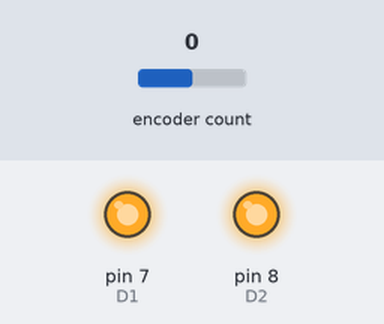
This sketch was run on a simulated Arduino Uno, built with avr-gcc and run on an emulated ATmega328P. On the bench: output pins drawn as LEDs (lit = HIGH). The test bench sets the inputs (shaded band); at power-on: encoder count 0. Pins used as bus, display or sensor lines are not drawn; what the sketch prints to the serial monitor is not drawn.

Above: at 0.1 s.
Timing chart, 0 to 1.6 s (numbered marks = the images above):
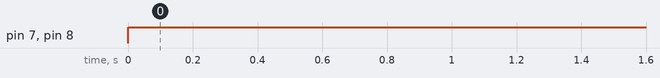

Measured:
- by itself, pin 7 (D1), pin 8 (D2): LOW → HIGH at 0.00 s

The sketch:

encod.ino
```cpp
#include <Encoder.h>

#define S1 9      // PWM1 for Motor 1
#define D1 7      // Direction for Motor 1
#define S2 10     // PWM2 for Motor 2
#define D2 8      // Direction for Motor 2

#define ENCODER_A 2  // AMT103 Encoder Channel A
#define ENCODER_B 3  // AMT103 Encoder Channel B
#define INDEX_PIN 4  // AMT103 Encoder Index Pin (Interrupt)

const int PULSES_PER_REV = 1024; // AMT103 default PPR
volatile long rotationCount = 0; // Full rotations detected by Index
unsigned long lastTime = 0;

// Encoder object using the library
Encoder motorEncoder(ENCODER_A, ENCODER_B);

// ISR for Index Pin - Counts full revolutions
void countRevolutions() {
    rotationCount++;
}

// Function to set motor speed & direction based on PWM input
void setMotorControl(int pwm1, int pwm2) {
    int speed1 = constrain(map(pwm1, 5, 92, 255, 0), 0, 255);
    int speed2 = constrain(map(pwm2, 5, 92, 255, 0), 0, 255);

    if (pwm1 < 5) speed1 = 255;
    if (pwm2 < 5) speed2 = 255;
    if (pwm1 > 92) speed1 = 0;
    if (pwm2 > 92) speed2 = 0;

    if (pwm2 >= 5 && pwm2 <= 40) {
        digitalWrite(D1, LOW);
        digitalWrite(D2, LOW);
    } else if (pwm2 >= 57 && pwm2 <= 92) {
        digitalWrite(D1, HIGH);
        digitalWrite(D2, HIGH);
    } else if (pwm1 >= 5 && pwm1 <= 40) {
        digitalWrite(D1, LOW);
        digitalWrite(D2, HIGH);
    } else if (pwm1 >= 57 && pwm1 <= 92) {
        digitalWrite(D1, HIGH);
        digitalWrite(D2, LOW);
    }

    analogWrite(S1, speed1);
    analogWrite(S2, speed2);
}

void setup() {
    pinMode(S1, OUTPUT);
    pinMode(D1, OUTPUT);
    pinMode(S2, OUTPUT);
    pinMode(D2, OUTPUT);

    pinMode(ENCODER_A, INPUT_PULLUP);
    pinMode(ENCODER_B, INPUT_PULLUP);
    pinMode(INDEX_PIN, INPUT_PULLUP);

    attachInterrupt(digitalPinToInterrupt(INDEX_PIN), countRevolutions, RISING);

    Serial.begin(9600);
}

void loop() {
    // Example test values (adjust as needed)
    int pwm1 = 30;
    int pwm2 = 70;
    setMotorControl(pwm1, pwm2);

    unsigned long currentTime = millis();
    if (currentTime - lastTime >= 1000) {
        long encoderPulses = motorEncoder.read();  // Using .read() instead of manual counting
        float calculatedRotations = (float)encoderPulses / PULSES_PER_REV;

        Serial.print("Total Rotations (from pulses): ");
        Serial.println(calculatedRotations);
        Serial.print("Full Rotations (from index pin): ");
        Serial.println(rotationCount);

        lastTime = currentTime;
    }
}
```
